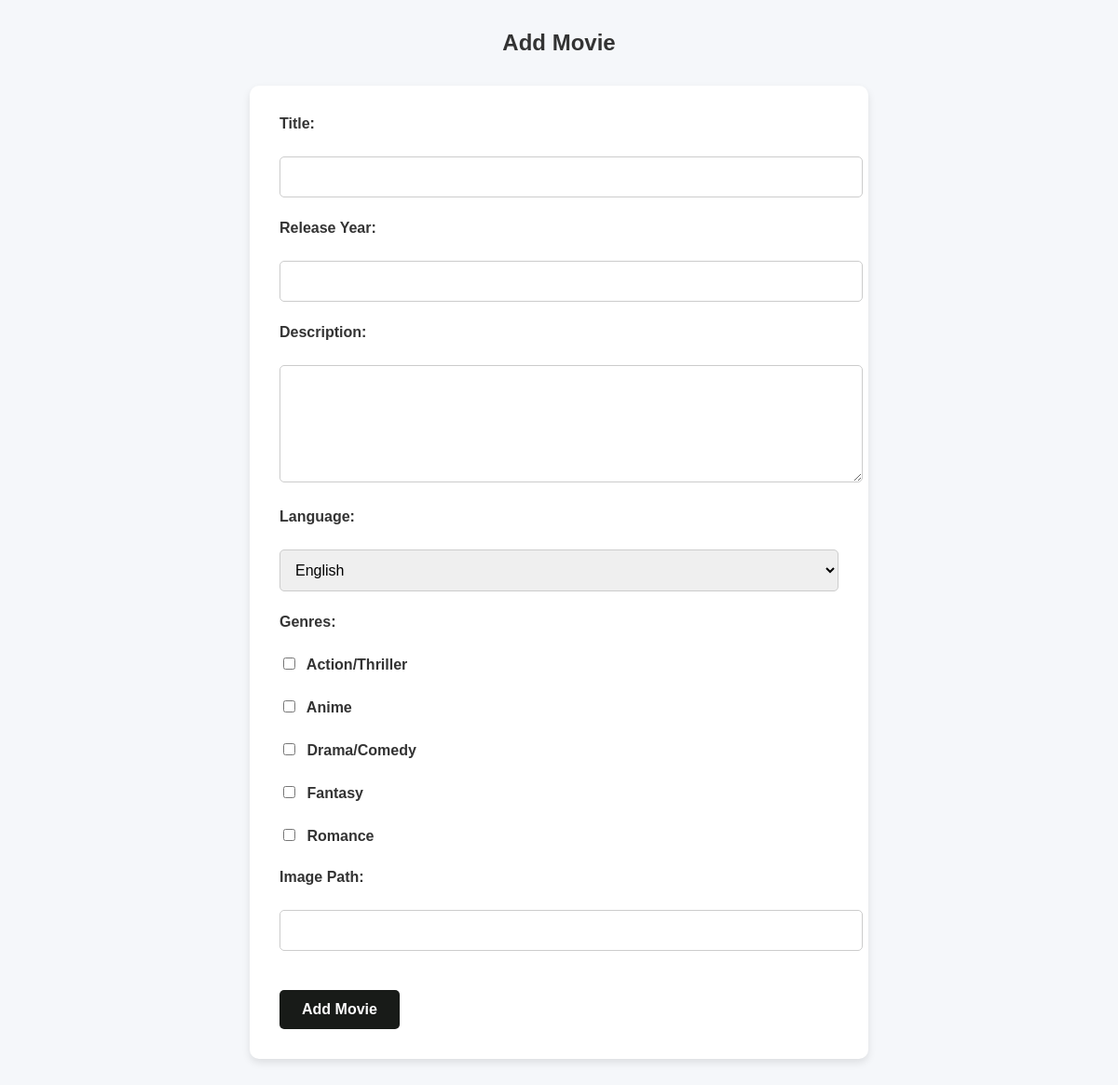
The page /add_movie.php (signed in) on the database its author committed.
### tables this page shows
CREATE TABLE IF NOT EXISTS genres (
    genre_id INT AUTO_INCREMENT PRIMARY KEY,
    name VARCHAR(50) UNIQUE NOT NULL
);

### add_movie.php (the view, shortened to what this page needs)
<?php
include 'includes/db.php';
$languages = $conn->query("SELECT * FROM languages");
$genres = $conn->query("SELECT * FROM genres");
?>
<!DOCTYPE html>
<html>
<head>
</head>
<body>
<h2>Add Movie</h2>
<form method="post">
    <label>Title:</label><br>
    <input type="text" name="title" required><br>
    <label>Release Year:</label><br>
    <input type="number" name="release_year" required><br>
    <label>Description:</label><br>
    <textarea name="description" required></textarea><br>
    <label>Language:</label><br>
    <select name="language_id">
        <?php while ($lang = $languages->fetch_assoc()): ?>
            <option value="<?= $lang['language_id'] ?>"><?= $lang['name'] ?></option>
        <?php endwhile; ?>
    </select><br>
    <label>Genres:</label><br>
    <?php while ($genre = $genres->fetch_assoc()): ?>
        <label><input type="checkbox" name="genres[]" value="<?= $genre['genre_id'] ?>"> <?= $genre['name'] ?></label><br>
    <?php endwhile; ?>
    <label>Image Path:</label><br>
    <input type="text" name="image" required><br><br>
    <button type="submit">Add Movie</button>
</form>
</body>
</html>

### add_movie.php (style rules this page uses)
body { font-family: Arial, sans-serif; background-color: #f5f7fa; margin: 0; padding: 0; }
h2 { text-align: center; margin-top: 2rem; color: #333; }
form { max-width: 600px; margin: 2rem auto; padding: 2rem; background-color: #ffffff; box-shadow: 0 4px 8px rgba(0,0,0,0.1); border-radius: 10px; }
label { display: block; margin-bottom: 0.5rem; font-weight: bold; color: #333; }
input[type="text"], input[type="number"], textarea, select { width: 100%; padding: 0.75rem; margin-bottom: 1.5rem; border: 1px solid #ccc; border-radius: 5px; font-size: 1rem; }
textarea { resize: vertical; min-height: 100px; }
input[type="checkbox"] { margin-right: 0.5rem; }
button { background-color:rgb(24, 27, 24); color: white; padding: 0.75rem 1.5rem; border: none; border-radius: 5px; font-size: 1rem; font-weight: bold; cursor: pointer; transition: background-color 0.3s ease; }

### rows shown on the page
genres: name "Action/Thriller"
genres: name "Anime"
genres: name "Drama/Comedy"
genres: name "Fantasy"
genres: name "Romance"

### other values the page prints
form field language_id "English"
